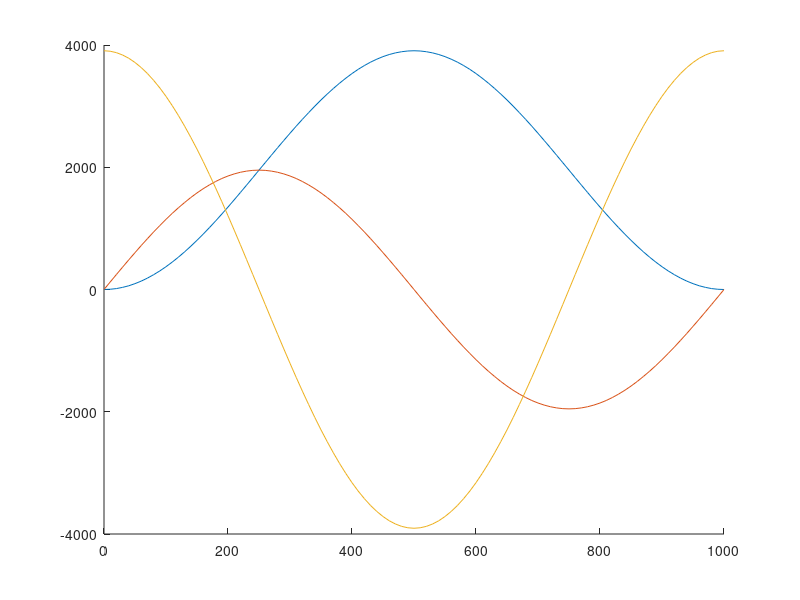

This figure's MATLAB source:
f = 1; % Hz
distance = 10; % mm
period = (1/f)*1000; % ms
stepRes = 10; %ms
t = round(0:stepRes:period);
steps = 3905.5;
omega = pi*f/1000; %rad/ms
pos = round(steps*sin(omega*t).^2);
speed = round(steps*sin(omega.*t).*cos(omega.*t));
acceleration = (round(steps*((cos(omega.*t).^2) - (sin(omega.*t).^2))));
figure;
hold on;
plot(t, pos);
plot(t, speed);
plot(t, acceleration);